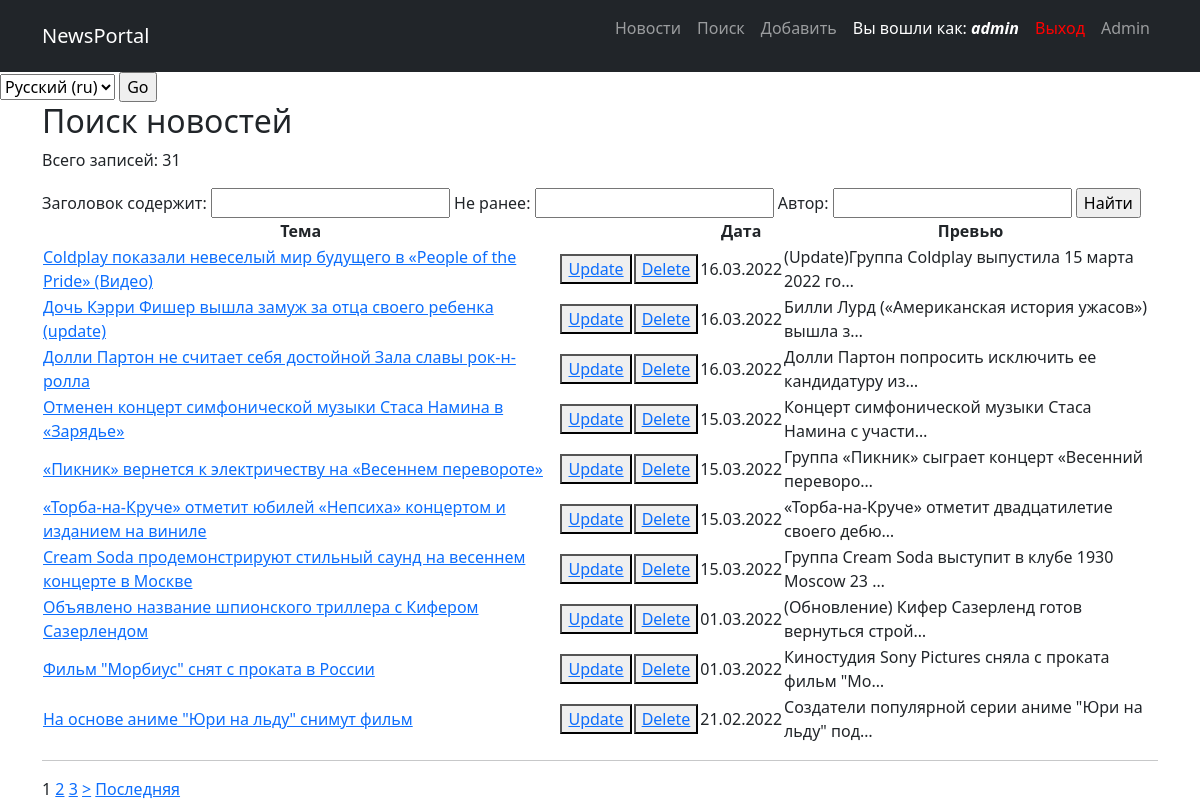
Screenshot of /news/search/ (signed in) with the database file from the repository.
### newsportal/models.py (models this page shows, shortened)
class Post(models.Model):
    post = 'post'
    news = 'news'
    TYPE_POST = [
        (post, 'Post'),
        (news, 'News'),
    ]
    date_post = models.DateTimeField(auto_now_add=True)
    type_post = models.CharField(max_length=4, choices=TYPE_POST, default=post)
    title_post = models.TextField()
    body_post = models.TextField()
    rate_post = models.IntegerField(default=0)
    author_post = models.ForeignKey("Author", on_delete=models.CASCADE)
    category_post = models.ManyToManyField(Category)

### newsportal/views.py (the view)
# urls.py: path('search/', NewsSearch.as_view(), name='news_search'),
class NewsSearch(ListView):
    model = Post
    template_name = 'search.html'
    context_object_name = 'news'
    ordering = ['-id']
    paginate_by = 10
    def get_filter(self):
        return PostFilter(self.request.GET, queryset=super().get_queryset())
    def get_queryset(self):
        return self.get_filter().qs
    def get_context_data(self, *args, **kwargs):
        return {
            **super().get_context_data(*args, **kwargs),
            'filter': self.get_filter(),
            'count_posts': Paginator(Post.objects.all().order_by('-id'), 1),
        }

### newsportal/templatetags/custom_filters.py (called while the page is built)
@register.filter(name='censor')
@stringfilter
def censor(value):
    lowtext = ''
    stopword = ['бес', 'вам', 'ами', 'ние', 'импресс', 'также']
    ln = len(stopword)
    censored_text = ''
    text = ''
    block = '*'
    for i in value:
        text += i
        lowtext = text.lower()
        flag = 0
        for j in stopword:
            if not lowtext in j:
                flag += 1
            if lowtext == j:
                censored_text += block * len(text)
                flag -= 1
                text = ''
        if flag == ln:
            censored_text += text
            text = ''
    if lowtext != '' and lowtext not in stopword:
        censored_text += text
    elif lowtext != '':
        censored_text += block * len(text)
    return censored_text

### templates/search.html (shortened to what this page needs)
{% extends 'account/base.html' %}
{% load i18n %}
{% load custom_filters %}
{% block content %}
<h2>{% trans 'Поиск новостей' %}</h2>
<p>{% trans 'Всего записей:' %} {{count_posts.count}}</p>
<form method="GET">
    {{filter.form}}
    <input type="submit" value="{% trans 'Найти' %}">
</form>
{% if news %}
<table>
    <tr>
        <td align="center"><b>{% trans 'Тема' %}</b></td>
        <td></td>
        <td></td>
        <td align="center"><b>{% trans 'Дата' %}</b></td>
        <td align="center"><b>{% trans 'Превью' %}</b></td>
    </tr>
    {% for newspost in object_list %}
    <tr>
        <td><a href="{% url 'news_detail' newspost.id %}">{{newspost.title_post|censor}}</a></td>
        <td><button><a href="{% url 'news_update' newspost.id %}">Update</a></button></td>
        <td><button><a href="{% url 'news_delete' newspost.id %}">Delete</a></button></td>
        <td>{{newspost.date_post|date:'d.m.Y'}}</td>
        <td>{{newspost.body_post|truncatechars:51|censor}}</td>
    </tr>
    {% endfor %}
</table>
{% else %}
<h2>No news</h2>
{% endif %}
<hr>
<div class="pagination">
    <span class="step-links">
        <span class="current">
            {% for num in page_obj.paginator.page_range %}
                {% if page_obj.number == num %}
                    <a>{{ num }}</a>
                {% elif num > page_obj.number|add:'-3' and num < page_obj.number|add:'3' %}
                    <a href="?page={{ num }}">{{ num }}</a>
                {% endif %}
            {% endfor %}
        </span>
        {% if page_obj.has_next %}
            <a href="?page={{ page_obj.next_page_number }}">></a>
            <a href="?page={{ page_obj.paginator.num_pages }}">{% trans 'Последняя' %}</a>
        {% endif %}
    </span>
</div>
{% endblock content %}

### templates/account/base.html (shortened to what this page needs)
<!DOCTYPE html>
{% load i18n %}
<html lang="en" xmlns="http://www.w3.org/1999/html">
    <head>
        {% load static %}
        <link href="{% static 'css/styles.css' %}" rel="stylesheet" />
    </head>
    <body>
        <nav class="navbar navbar-expand-lg navbar-dark bg-dark">
            <div class="container">
                <a class="navbar-brand" href="{% url 'news_list' %}">NewsPortal</a>
                {% load cache %}
                {% cache 30 body %}
                {% block body %}
                <div class="collapse navbar-collapse" id="navbarSupportedContent">
                    <ul class="navbar-nav ms-auto mb-2 mb-lg-0">
                        <li class="nav-item"><a class="nav-link" href="{% url 'news_list' %}">{% trans "Новости" %}</a></li>
                        <li class="nav-item"><a class="nav-link" href="{% url 'news_search' %}">{% trans "Поиск" %}</a></li>
                    {% if user.is_authenticated %}
                        <li class="nav-item"><a class="nav-link" href="{% url 'news_add' %}">{% trans "Добавить" %}</a></li>
                        <li class="nav-item"><p style="color:white" class="nav-link">{% trans "Вы вошли как:" %} <b><i>{{ user.username }}</i></b></p></li>
                        <li class="nav-item"><a style="color:red" class="nav-link" href="{% url 'account_logout' %}">{% trans "Выход" %}</a></li>
                    {% else %}
                         <li class="nav-item"><a style="color:red" class="nav-link" href="{% url 'account_login' %}">{% trans "Войти" %}</a></li>
                         <li class="nav-item"><a style="color:green" class="nav-link" href="{% url 'account_signup' %}">{% trans "Регистрация" %}</a></li>
                    {% endif %}
                        <li class="nav-item"><a class="nav-link" href="/admin/">Admin</a></li>
                    </ul>
                </div>
                {% endblock body%}
                {% endcache %}
            </div>
        </nav>
        <div>
        <form action="{% url 'set_language' %}" method="post">{% csrf_token %}
                    <select name="language">
                    {% get_current_language as LANGUAGE_CODE %}
                    {% get_available_languages as LANGUAGES %}
                    {% get_language_info_list for LANGUAGES as languages %}
                    {% for language in languages %}
                    <option value="{{ language.code }}"{% if language.code == LANGUAGE_CODE %} selected{% endif %}>
                    {{ language.name_local }} ({{ language.code }})
                    </option>
                    {% endfor %}
                    </select>
                    <input type="submit" value="Go">
                    </form>
        </div>
        <div class="container">
                {% block content %}{% endblock %}
        </div>
    </body>
</html>

### rows the page displays
Post: title_post|censor "Coldplay показали невеселый мир будущего в «People of the Pride» (Видео)", date_post "16.03.2022", body_post|censor "(Update)Группа Coldplay выпустила 15 марта 2022 го…"
Post: title_post|censor "Дочь Кэрри Фишер вышла замуж за отца своего ребенка (update)", date_post "16.03.2022", body_post|censor "Билли Лурд («Американская история ужасов») вышла з…"
Post: title_post|censor "Долли Партон не считает себя достойной Зала славы рок-н-ролла", date_post "16.03.2022", body_post|censor "Долли Партон попросить исключить ее кандидатуру из…"
Post: title_post|censor "Отменен концерт симфонической музыки Стаса Намина в «Зарядье»", date_post "15.03.2022", body_post|censor "Концерт симфонической музыки Стаса Намина с участи…"
Post: title_post|censor "«Пикник» вернется к электричеству на «Весеннем перевороте»", date_post "15.03.2022", body_post|censor "Группа «Пикник» сыграет концерт «Весенний переворо…"
Post: title_post|censor "«Торба-на-Круче» отметит юбилей «Непсиха» концертом и изданием на виниле", date_post "15.03.2022", body_post|censor "«Торба-на-Круче» отметит двадцатилетие своего дебю…"
Post: title_post|censor "Cream Soda продемонстрируют стильный саунд на весеннем концерте в Москве", date_post "15.03.2022", body_post|censor "Группа Cream Soda выступит в клубе 1930 Moscow 23 …"
Post: title_post|censor "Объявлено название шпионского триллера с Кифером Сазерлендом", date_post "01.03.2022", body_post|censor "(Обновление) Кифер Сазерленд готов вернуться строй…"
Post: title_post|censor "Фильм \"Морбиус\" снят с проката в России", date_post "01.03.2022", body_post|censor "Киностудия Sony Pictures сняла с проката фильм \"Мо…"
Post: title_post|censor "На основе аниме \"Юри на льду\" снимут фильм", date_post "21.02.2022", body_post|censor "Создатели популярной серии аниме \"Юри на льду\" под…"

### other values shown
{{ user.username }} "admin"
{{ count_posts.count }} "31"
{{ num }} "1"
{{ num }} "2" "3"
form field language "Русский (ru)"
